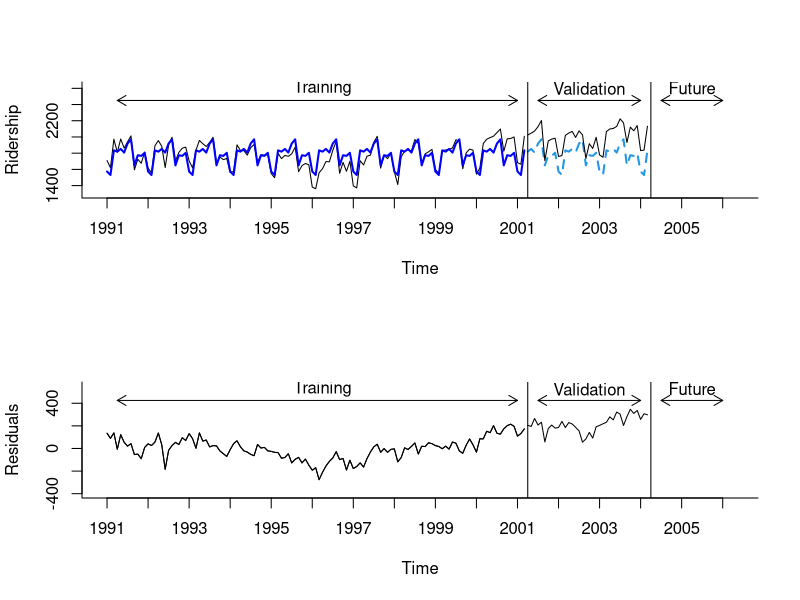
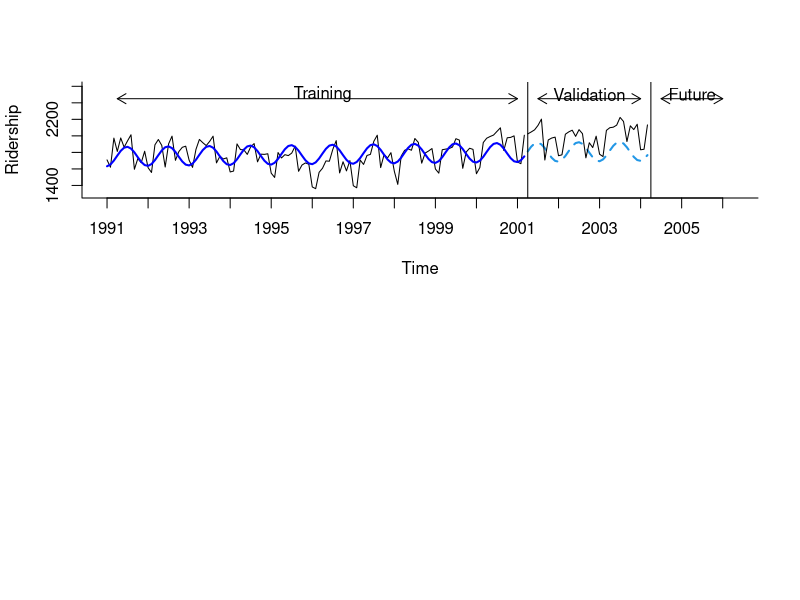

Write R code to recreate these figures, in order.
library(forecast)
library(zoo)

Amtrak.data <- read.csv("Amtrak data.csv")
ridership.ts <- ts(Amtrak.data$Ridership, start = c(1991, 1), end = c(2004, 3), freq = 12)

nValid <- 36
nTrain <- length(ridership.ts) - nValid
train.ts <- window(ridership.ts, start = c(1991, 1), end = c(1991, nTrain))
valid.ts <- window(ridership.ts, start = c(1991, nTrain + 1), end = c(1991, nTrain + nValid))

# Table 6.3
train.lm.season <- tslm(train.ts ~ season)
summary(train.lm.season)
train.lm.season.pred <- forecast(train.lm.season, h = nValid, level = 0)

# Figure 6-7
par(mfrow = c(2,1))
plot(train.lm.season.pred, ylim = c(1300, 2625),  ylab = "Ridership", xlab = "Time", bty = "l", xaxt = "n", xlim = c(1991,2006.25), main = "", flty = 2)
axis(1, at = seq(1991, 2006, 1), labels = format(seq(1991, 2006, 1)))
lines(train.lm.season.pred$fitted, lwd = 2, col = "blue")
lines(valid.ts)
lines(c(2004.25 - 3, 2004.25 - 3), c(0, 3500)) 
lines(c(2004.25, 2004.25), c(0, 3500))
text(1996.25, 2600, "Training")
text(2002.75, 2600, "Validation")
text(2005.25, 2600, "Future")
arrows(2004 - 3, 2450, 1991.25, 2450, code = 3, length = 0.1, lwd = 1,angle = 30)
arrows(2004.5 - 3, 2450, 2004, 2450, code = 3, length = 0.1, lwd = 1,angle = 30)
arrows(2004.5, 2450, 2006, 2450, code = 3, length = 0.1, lwd = 1, angle = 30)

plot(train.lm.season.pred$residuals, ylim = c(-400, 550),  ylab = "Residuals", xlab = "Time", bty = "l", xaxt = "n", xlim = c(1991,2006.25), main = "")
axis(1, at = seq(1991, 2006, 1), labels = format(seq(1991, 2006, 1)))
lines(train.ts - train.lm.season.pred$fitted)
lines(valid.ts - train.lm.season.pred$mean)
lines(c(2004.25 - 3, 2004.25 - 3), c(-500, 3500))
lines(c(2004.25, 2004.25), c(-500, 3500))
text(1996.25, 525, "Training")
text(2002.75, 525, "Validation")
text(2005.25, 525, "Future")
arrows(2004 - 3, 425, 1991.25, 425, code = 3, length = 0.1, lwd = 1,angle = 30)
arrows(2004.5 - 3, 425, 2004, 425, code = 3, length = 0.1, lwd = 1,angle = 30)
arrows(2004.5, 425, 2006, 425, code = 3, length = 0.1, lwd = 1, angle = 30)


# Table 6.5
train.lm.trig <- tslm(train.ts ~ trend + I(sin(2*pi*trend/12)) + I(cos(2*pi*trend/12)))
train.lm.trig.pred <- forecast(train.lm.trig, h = nValid, level = 0)

plot(train.lm.trig.pred, ylim = c(1300, 2600),  ylab = "Ridership", xlab = "Time", bty = "l", xaxt = "n", xlim = c(1991,2006.25), main = "", flty = 2)
axis(1, at = seq(1991, 2006, 1), labels = format(seq(1991, 2006, 1)))
lines(train.lm.trig.pred$fitted, lwd = 2, col = "blue")
lines(valid.ts)
lines(c(2004.25 - 3, 2004.25 - 3), c(0, 3500)) 
lines(c(2004.25, 2004.25), c(0, 3500))
text(1996.25, 2500, "Training")
text(2002.75, 2500, "Validation")
text(2005.25, 2500, "Future")
arrows(2004 - 3, 2450, 1991.25, 2450, code = 3, length = 0.1, lwd = 1,angle = 30)
arrows(2004.5 - 3, 2450, 2004, 2450, code = 3, length = 0.1, lwd = 1,angle = 30)
arrows(2004.5, 2450, 2006, 2450, code = 3, length = 0.1, lwd = 1, angle = 30)

summary(train.lm.trig)
